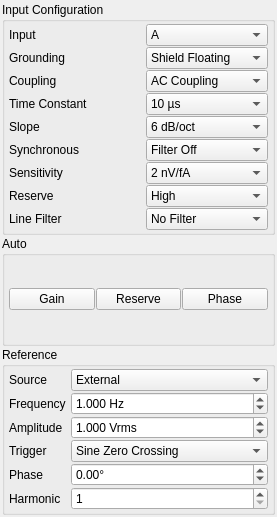
<?xml version="1.0" encoding="UTF-8"?>
<ui version="4.0">
 <author>David G. Grier</author>
 <class>SR830Settings</class>
 <widget class="QWidget" name="SR830Settings">
  <property name="geometry">
   <rect>
    <x>0</x>
    <y>0</y>
    <width>277</width>
    <height>517</height>
   </rect>
  </property>
  <property name="minimumSize">
   <size>
    <width>277</width>
    <height>0</height>
   </size>
  </property>
  <property name="windowTitle">
   <string>SR830</string>
  </property>
  <layout class="QVBoxLayout" name="verticalLayout">
   <property name="spacing">
    <number>1</number>
   </property>
   <property name="margin">
    <number>2</number>
   </property>
   <item>
    <widget class="QGroupBox" name="groupInput">
     <property name="font">
      <font>
       <weight>50</weight>
       <bold>false</bold>
      </font>
     </property>
     <property name="title">
      <string>Input Configuration</string>
     </property>
     <layout class="QGridLayout" name="gridLayout">
      <property name="leftMargin">
       <number>4</number>
      </property>
      <property name="topMargin">
       <number>2</number>
      </property>
      <property name="rightMargin">
       <number>4</number>
      </property>
      <property name="bottomMargin">
       <number>2</number>
      </property>
      <property name="horizontalSpacing">
       <number>2</number>
      </property>
      <property name="verticalSpacing">
       <number>1</number>
      </property>
      <item row="8" column="0" colspan="2">
       <widget class="QLabel" name="labelLineFilter">
        <property name="text">
         <string>Line Filter</string>
        </property>
        <property name="buddy">
         <cstring>filter</cstring>
        </property>
       </widget>
      </item>
      <item row="8" column="2">
       <widget class="QComboBox" name="filter">
        <item>
         <property name="text">
          <string>No Filter</string>
         </property>
        </item>
        <item>
         <property name="text">
          <string>Line Notch</string>
         </property>
        </item>
        <item>
         <property name="text">
          <string>2x Line Notch</string>
         </property>
        </item>
        <item>
         <property name="text">
          <string>Both</string>
         </property>
        </item>
       </widget>
      </item>
      <item row="4" column="0">
       <widget class="QLabel" name="labelSlope">
        <property name="text">
         <string>Slope</string>
        </property>
        <property name="buddy">
         <cstring>slope</cstring>
        </property>
       </widget>
      </item>
      <item row="2" column="0">
       <widget class="QLabel" name="labelCoupling">
        <property name="text">
         <string>Coupling</string>
        </property>
        <property name="buddy">
         <cstring>coupling</cstring>
        </property>
       </widget>
      </item>
      <item row="6" column="0" colspan="2">
       <widget class="QLabel" name="labelSensitivity">
        <property name="text">
         <string>Sensitivity</string>
        </property>
        <property name="buddy">
         <cstring>sensitivity</cstring>
        </property>
       </widget>
      </item>
      <item row="5" column="2">
       <widget class="QComboBox" name="synchronous">
        <item>
         <property name="text">
          <string>Filter Off</string>
         </property>
        </item>
        <item>
         <property name="text">
          <string>Filter On</string>
         </property>
        </item>
       </widget>
      </item>
      <item row="2" column="2">
       <widget class="QComboBox" name="coupling">
        <item>
         <property name="text">
          <string>AC Coupling</string>
         </property>
        </item>
        <item>
         <property name="text">
          <string>DC Coupling</string>
         </property>
        </item>
       </widget>
      </item>
      <item row="6" column="2">
       <widget class="QComboBox" name="sensitivity">
        <item>
         <property name="text">
          <string>2 nV/fA</string>
         </property>
        </item>
        <item>
         <property name="text">
          <string>5 nV/fA</string>
         </property>
        </item>
        <item>
         <property name="text">
          <string>10 nV/fA</string>
         </property>
        </item>
        <item>
         <property name="text">
          <string>20 nV/fA</string>
         </property>
        </item>
        <item>
         <property name="text">
          <string>50 nV/fA</string>
         </property>
        </item>
        <item>
         <property name="text">
          <string>100 nV/fA</string>
         </property>
        </item>
        <item>
         <property name="text">
          <string>200 nV/fA</string>
         </property>
        </item>
        <item>
         <property name="text">
          <string>500 nV/fA</string>
         </property>
        </item>
        <item>
         <property name="text">
          <string>1 µV/pA</string>
         </property>
        </item>
        <item>
         <property name="text">
          <string>2 µV/pA</string>
         </property>
        </item>
        <item>
         <property name="text">
          <string>5 µV/pA</string>
         </property>
        </item>
        <item>
         <property name="text">
          <string>10 µV/pA</string>
         </property>
        </item>
        <item>
         <property name="text">
          <string>20 µV/pA</string>
         </property>
        </item>
        <item>
         <property name="text">
          <string>50 µV/pA</string>
         </property>
        </item>
        <item>
         <property name="text">
          <string>100 µV/pA</string>
         </property>
        </item>
        <item>
         <property name="text">
          <string>200 µV/pA</string>
         </property>
        </item>
        <item>
         <property name="text">
          <string>500 µV/pA</string>
         </property>
        </item>
        <item>
         <property name="text">
          <string>1 mV/nA</string>
         </property>
        </item>
        <item>
         <property name="text">
          <string>2 mV/nA</string>
         </property>
        </item>
        <item>
         <property name="text">
          <string>5 mV/nA</string>
         </property>
        </item>
        <item>
         <property name="text">
          <string>10 mV/nA</string>
         </property>
        </item>
        <item>
         <property name="text">
          <string>20 mV/nA</string>
         </property>
        </item>
        <item>
         <property name="text">
          <string>50 mV/nA</string>
         </property>
        </item>
        <item>
         <property name="text">
          <string>100 mV/nA</string>
         </property>
        </item>
        <item>
         <property name="text">
          <string>200 mV/nA</string>
         </property>
        </item>
        <item>
         <property name="text">
          <string>500 mV/nA</string>
         </property>
        </item>
        <item>
         <property name="text">
          <string>1 V/µA</string>
         </property>
        </item>
       </widget>
      </item>
      <item row="0" column="0">
       <widget class="QLabel" name="labelInput">
        <property name="text">
         <string>Input</string>
        </property>
        <property name="buddy">
         <cstring>input</cstring>
        </property>
       </widget>
      </item>
      <item row="7" column="2">
       <widget class="QComboBox" name="reserve">
        <item>
         <property name="text">
          <string>High</string>
         </property>
        </item>
        <item>
         <property name="text">
          <string>Normal</string>
         </property>
        </item>
        <item>
         <property name="text">
          <string>Low Noise</string>
         </property>
        </item>
       </widget>
      </item>
      <item row="3" column="0">
       <widget class="QLabel" name="labelTimeConstant">
        <property name="text">
         <string>Time Constant</string>
        </property>
        <property name="buddy">
         <cstring>timeConstant</cstring>
        </property>
       </widget>
      </item>
      <item row="5" column="0" colspan="2">
       <widget class="QLabel" name="labelSynchronous">
        <property name="text">
         <string>Synchronous</string>
        </property>
        <property name="buddy">
         <cstring>synchronous</cstring>
        </property>
       </widget>
      </item>
      <item row="1" column="2">
       <widget class="QComboBox" name="grounding">
        <item>
         <property name="text">
          <string>Shield Floating</string>
         </property>
        </item>
        <item>
         <property name="text">
          <string>Shield Grounded</string>
         </property>
        </item>
       </widget>
      </item>
      <item row="4" column="2">
       <widget class="QComboBox" name="slope">
        <item>
         <property name="text">
          <string>6 dB/oct</string>
         </property>
        </item>
        <item>
         <property name="text">
          <string>12 dB/oct</string>
         </property>
        </item>
        <item>
         <property name="text">
          <string>18 dB/oct</string>
         </property>
        </item>
        <item>
         <property name="text">
          <string>24 dB/oct</string>
         </property>
        </item>
       </widget>
      </item>
      <item row="3" column="2">
       <widget class="QComboBox" name="timeConstant">
        <item>
         <property name="text">
          <string>10 µs</string>
         </property>
        </item>
        <item>
         <property name="text">
          <string>30 µs</string>
         </property>
        </item>
        <item>
         <property name="text">
          <string>100 µs</string>
         </property>
        </item>
        <item>
         <property name="text">
          <string>300 µs</string>
         </property>
        </item>
        <item>
         <property name="text">
          <string>1 ms</string>
         </property>
        </item>
        <item>
         <property name="text">
          <string>3 ms</string>
         </property>
        </item>
        <item>
         <property name="text">
          <string>10 ms</string>
         </property>
        </item>
        <item>
         <property name="text">
          <string>30 ms</string>
         </property>
        </item>
        <item>
         <property name="text">
          <string>100 ms</string>
         </property>
        </item>
        <item>
         <property name="text">
          <string>300 ms</string>
         </property>
        </item>
        <item>
         <property name="text">
          <string>1 s</string>
         </property>
        </item>
        <item>
         <property name="text">
          <string>3 s</string>
         </property>
        </item>
        <item>
         <property name="text">
          <string>10 s</string>
         </property>
        </item>
        <item>
         <property name="text">
          <string>30 s</string>
         </property>
        </item>
        <item>
         <property name="text">
          <string>100 s</string>
         </property>
        </item>
        <item>
         <property name="text">
          <string>300 s</string>
         </property>
        </item>
        <item>
         <property name="text">
          <string>1 ks</string>
         </property>
        </item>
        <item>
         <property name="text">
          <string>3 ks</string>
         </property>
        </item>
        <item>
         <property name="text">
          <string>10 ks</string>
         </property>
        </item>
        <item>
         <property name="text">
          <string>30 ks</string>
         </property>
        </item>
       </widget>
      </item>
      <item row="0" column="2">
       <widget class="QComboBox" name="input">
        <item>
         <property name="text">
          <string>A</string>
         </property>
        </item>
        <item>
         <property name="text">
          <string>A-B</string>
         </property>
        </item>
        <item>
         <property name="text">
          <string>I (1 MOhm)</string>
         </property>
        </item>
        <item>
         <property name="text">
          <string>I (100 MOhm)</string>
         </property>
        </item>
       </widget>
      </item>
      <item row="1" column="0" colspan="2">
       <widget class="QLabel" name="labelGrounding">
        <property name="text">
         <string>Grounding</string>
        </property>
        <property name="buddy">
         <cstring>grounding</cstring>
        </property>
       </widget>
      </item>
      <item row="7" column="0" colspan="2">
       <widget class="QLabel" name="labelReserve">
        <property name="text">
         <string>Reserve</string>
        </property>
        <property name="buddy">
         <cstring>reserve</cstring>
        </property>
       </widget>
      </item>
     </layout>
    </widget>
   </item>
   <item>
    <widget class="QGroupBox" name="groupAuto">
     <property name="font">
      <font>
       <weight>50</weight>
       <bold>false</bold>
      </font>
     </property>
     <property name="title">
      <string>Auto</string>
     </property>
     <layout class="QHBoxLayout" name="horizontalLayout_2">
      <property name="spacing">
       <number>1</number>
      </property>
      <property name="leftMargin">
       <number>4</number>
      </property>
      <property name="topMargin">
       <number>2</number>
      </property>
      <property name="rightMargin">
       <number>4</number>
      </property>
      <property name="bottomMargin">
       <number>2</number>
      </property>
      <item>
       <widget class="QPushButton" name="autoGain">
        <property name="text">
         <string>Gain</string>
        </property>
       </widget>
      </item>
      <item>
       <widget class="QPushButton" name="autoReserve">
        <property name="text">
         <string>Reserve</string>
        </property>
       </widget>
      </item>
      <item>
       <widget class="QPushButton" name="autoPhase">
        <property name="text">
         <string>Phase</string>
        </property>
       </widget>
      </item>
     </layout>
    </widget>
   </item>
   <item>
    <widget class="QGroupBox" name="groupReference">
     <property name="font">
      <font>
       <weight>50</weight>
       <bold>false</bold>
      </font>
     </property>
     <property name="title">
      <string>Reference</string>
     </property>
     <layout class="QGridLayout" name="gridLayout_2">
      <property name="leftMargin">
       <number>4</number>
      </property>
      <property name="topMargin">
       <number>2</number>
      </property>
      <property name="rightMargin">
       <number>4</number>
      </property>
      <property name="bottomMargin">
       <number>2</number>
      </property>
      <property name="horizontalSpacing">
       <number>2</number>
      </property>
      <property name="verticalSpacing">
       <number>1</number>
      </property>
      <item row="0" column="0">
       <widget class="QLabel" name="labelSource">
        <property name="text">
         <string>Source</string>
        </property>
        <property name="buddy">
         <cstring>source</cstring>
        </property>
       </widget>
      </item>
      <item row="2" column="0">
       <widget class="QLabel" name="labelFrequency">
        <property name="text">
         <string>Frequency </string>
        </property>
        <property name="buddy">
         <cstring>frequency</cstring>
        </property>
       </widget>
      </item>
      <item row="4" column="0">
       <widget class="QLabel" name="labelAmplitude">
        <property name="text">
         <string>Amplitude</string>
        </property>
        <property name="buddy">
         <cstring>amplitude</cstring>
        </property>
       </widget>
      </item>
      <item row="6" column="0">
       <widget class="QLabel" name="labelTrigger">
        <property name="text">
         <string>Trigger</string>
        </property>
        <property name="buddy">
         <cstring>trigger</cstring>
        </property>
       </widget>
      </item>
      <item row="6" column="1">
       <widget class="QComboBox" name="trigger">
        <item>
         <property name="text">
          <string>Sine Zero Crossing</string>
         </property>
        </item>
        <item>
         <property name="text">
          <string>TTL Rising Edge</string>
         </property>
        </item>
        <item>
         <property name="text">
          <string>TTL Falling Edge</string>
         </property>
        </item>
       </widget>
      </item>
      <item row="7" column="0">
       <widget class="QLabel" name="labelPhase">
        <property name="text">
         <string>Phase</string>
        </property>
        <property name="buddy">
         <cstring>phase</cstring>
        </property>
       </widget>
      </item>
      <item row="0" column="1">
       <widget class="QComboBox" name="source">
        <item>
         <property name="text">
          <string>External</string>
         </property>
        </item>
        <item>
         <property name="text">
          <string>Internal</string>
         </property>
        </item>
       </widget>
      </item>
      <item row="2" column="1">
       <widget class="QDoubleSpinBox" name="frequency">
        <property name="sizePolicy">
         <sizepolicy hsizetype="MinimumExpanding" vsizetype="Fixed">
          <horstretch>0</horstretch>
          <verstretch>0</verstretch>
         </sizepolicy>
        </property>
        <property name="suffix">
         <string> Hz</string>
        </property>
        <property name="decimals">
         <number>3</number>
        </property>
        <property name="minimum">
         <double>0.001000000000000</double>
        </property>
        <property name="maximum">
         <double>102000.000000000000000</double>
        </property>
        <property name="value">
         <double>1.000000000000000</double>
        </property>
       </widget>
      </item>
      <item row="4" column="1">
       <widget class="QDoubleSpinBox" name="amplitude">
        <property name="suffix">
         <string> Vrms</string>
        </property>
        <property name="decimals">
         <number>3</number>
        </property>
        <property name="minimum">
         <double>0.004000000000000</double>
        </property>
        <property name="maximum">
         <double>2.500000000000000</double>
        </property>
        <property name="singleStep">
         <double>0.100000000000000</double>
        </property>
        <property name="value">
         <double>1.000000000000000</double>
        </property>
       </widget>
      </item>
      <item row="7" column="1">
       <widget class="QDoubleSpinBox" name="phase">
        <property name="suffix">
         <string>°</string>
        </property>
        <property name="minimum">
         <double>-360.000000000000000</double>
        </property>
        <property name="maximum">
         <double>729.990000000000009</double>
        </property>
       </widget>
      </item>
      <item row="8" column="1">
       <widget class="QSpinBox" name="harmonic">
        <property name="minimum">
         <number>1</number>
        </property>
        <property name="maximum">
         <number>19999</number>
        </property>
       </widget>
      </item>
      <item row="8" column="0">
       <widget class="QLabel" name="labelHarmonic">
        <property name="text">
         <string>Harmonic</string>
        </property>
        <property name="buddy">
         <cstring>harmonic</cstring>
        </property>
       </widget>
      </item>
     </layout>
    </widget>
   </item>
  </layout>
 </widget>
 <tabstops>
  <tabstop>input</tabstop>
  <tabstop>grounding</tabstop>
  <tabstop>coupling</tabstop>
  <tabstop>timeConstant</tabstop>
  <tabstop>slope</tabstop>
  <tabstop>synchronous</tabstop>
  <tabstop>sensitivity</tabstop>
  <tabstop>reserve</tabstop>
  <tabstop>filter</tabstop>
  <tabstop>autoGain</tabstop>
  <tabstop>autoReserve</tabstop>
  <tabstop>autoPhase</tabstop>
  <tabstop>source</tabstop>
  <tabstop>frequency</tabstop>
  <tabstop>amplitude</tabstop>
  <tabstop>trigger</tabstop>
  <tabstop>phase</tabstop>
  <tabstop>harmonic</tabstop>
 </tabstops>
 <resources/>
 <connections/>
</ui>
